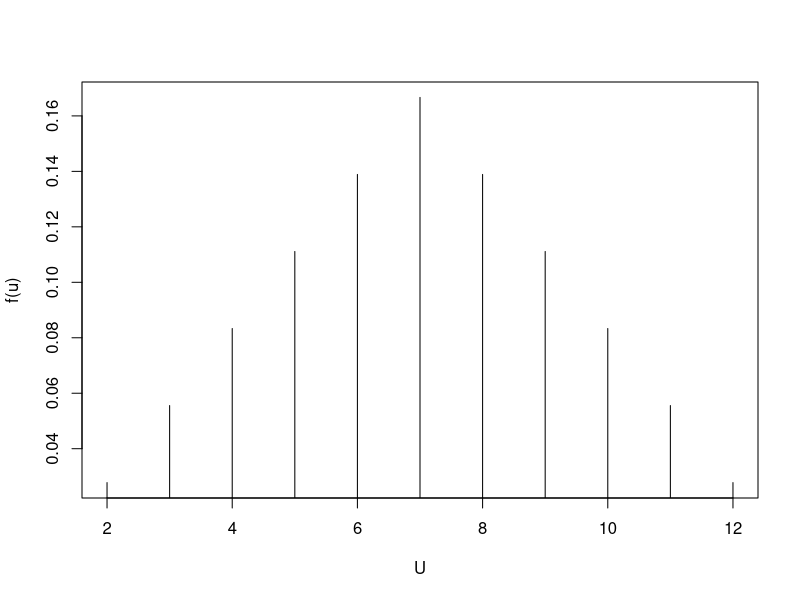
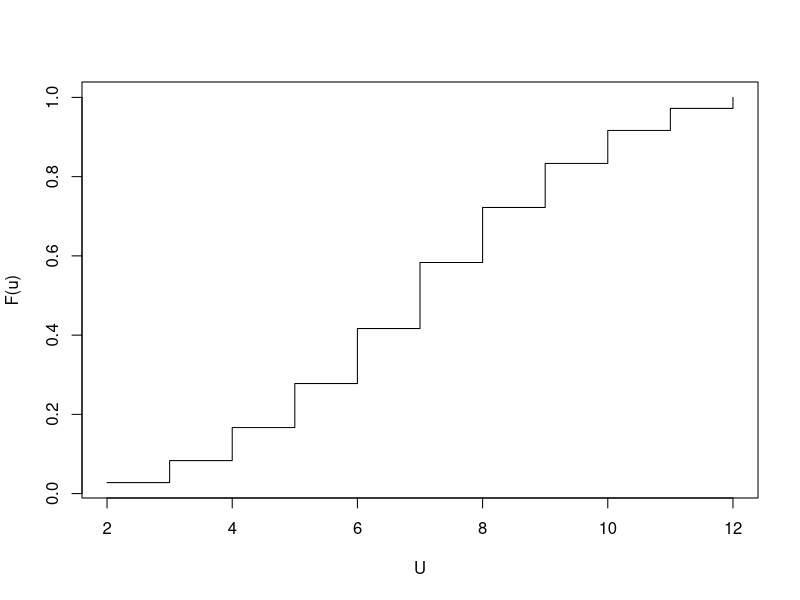

The R script that drew these images, in order:
## ---- chunk 1
#libraries
library(tibble)
library(psych)
library(dplyr)
library(MASS)
## ---- chunk 2
dado <- c(1,2,3,4,5,6)
omega <- expand.grid(dado1= dado, dado2= dado)
omega$prob <- 1/nrow(omega)
tibble(omega)
## ---- chunk 3
omega$U <- omega$dado1 + omega$dado2
tibble(omega)
## ---- chunk 4
#fp <- omega %>% group_by(U) %>% summarise(fp = n()/36)
fp <- aggregate(prob ~ U, data = omega, FUN = sum)
tibble(fp)
## ---- chunk 5
plot(fp$U, fp$prob, type = "h", xlab = "U", ylab = "f(u)")
## ---- chunk 6
Fu <- cumsum(fp$prob)
tibble(U = fp$U, Fu = Fu)
## ---- chunk 7
plot(fp$U, Fu, type = "s", xlab = "U", ylab = "F(u)")
## ---- chunk 8
# P(7<=U<=10)
# Com recurso a funcao de probabilidade
print(fractions(sum(fp$prob[fp$U >= 7 & fp$U <= 10])))
# Com recurso a funcao de distribuiao
print(fractions(Fu[which(fp$U == 10)] - Fu[which(fp$U == 7-1)]))
## ---- chunk 9
#P(7<U<=10)
#Com recurso a funcao de probabilidade
print(fractions(sum(fp$prob[fp$U > 7 & fp$U <= 10])))
#Com recurso a funcao de distribuiaoo
print(fractions(Fu[which(fp$U == 10)] - Fu[which(fp$U == 7)]))
## ---- chunk 10
#P(7<U<10)
#Com recurso a funcao de probabilidade
print(fractions(sum(fp$prob[fp$U > 7 & fp$U < 10])))
#Com recurso a funcao de distribuicao
print(fractions(Fu[which(fp$U == 10-1)] - Fu[which(fp$U == 7)]))
